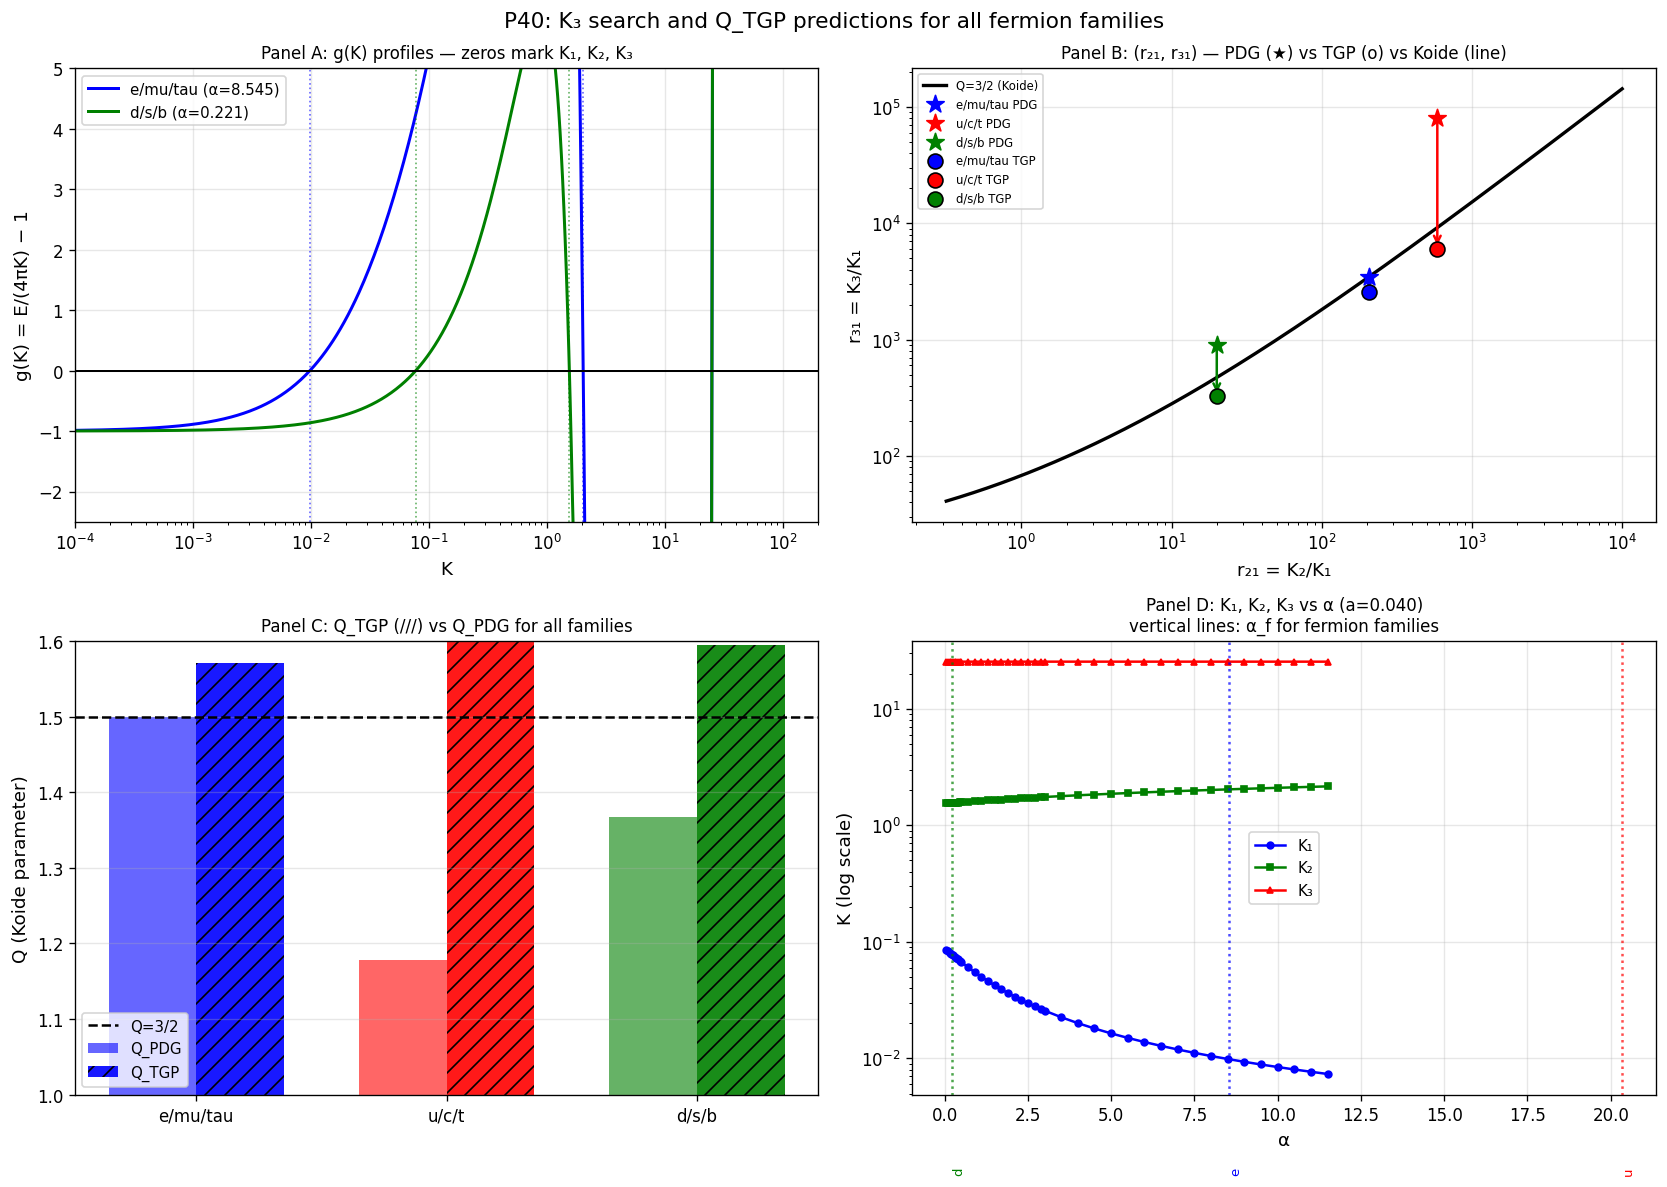

Generate this figure with Python:
# -*- coding: utf-8 -*-
"""
P40: Q_TGP dla kwarków d/s/b — pełna predykcja z K₃
=====================================================
CEL: Znalezienie K₁, K₂, K₃ dla kwarków d/s/b w TGP
     i obliczenie Q_TGP, r₂₁, r₃₁ oraz λ_obs/λ_Koide.

Kontekst (P39 korekta):
  - P38 miało błąd w find_K2_num: znajdowało K₁ zamiast K₂
  - Poprawka (P39): K₂ szukane w K>0.15 → K₂≈1.54 dla małych α
  - Dla d/s/b: α_f ≈ 0.22 przy a=0.040, r₂₁ ≈ 20

Plan P40:
  A) Wyznaczenie K₃ dla d/s/b: trzecie zero g(K) dla K≫1
  B) Obliczenie Q_TGP(K₁,K₂,K₃) dla wszystkich rodzin
  C) Porównanie z krzywą Koidego Q=3/2 w (r₂₁,r₃₁)
  D) Obliczenie λ_obs/λ_Koide z poprawioną α_f
  E) Pełna mapa (r₂₁, r₃₁, Q_TGP) vs PDG
"""

import numpy as np
import matplotlib
matplotlib.use('Agg')
import matplotlib.pyplot as plt
from scipy.optimize import brentq
import warnings
warnings.filterwarnings('ignore')

# ============================================================
# STALE (identyczne z P38/P39)
# ============================================================
R_MAX   = 60.0
GAMMA   = 1.0
LAM_REF = 1e-5

# PDG dane
FERMIONS = {
    'e/mu/tau': {'m1': 0.511,   'm2': 105.658,  'm3': 1776.86},
    'u/c/t':    {'m1': 2.16,    'm2': 1270.0,    'm3': 172690.0},
    'd/s/b':    {'m1': 4.67,    'm2': 93.4,      'm3': 4180.0},
}

def V_mod(phi, lam):
    return GAMMA/3*phi**3 - GAMMA/4*phi**4 + lam/6*(phi-1)**6

def energy_log(K, alpha, a_gam, lam=LAM_REF, N=2000):
    """Energia solitonu — identyczna z P38/P39."""
    t    = np.linspace(0, 1, N)
    r    = a_gam * (R_MAX / a_gam)**t
    phi  = np.maximum(1.0 + K*np.exp(-r)/r, 1e-10)
    dphi = K * np.exp(-r) * (-r - 1.0) / r**2
    V1   = V_mod(1.0, lam)
    Ek   = 4*np.pi * np.trapezoid(0.5*dphi**2 * (1 + alpha/phi) * r**2, r)
    Ep   = 4*np.pi * np.trapezoid((V_mod(phi, lam) - V1) * r**2, r)
    return Ek + Ep

def g_func(K, alpha, a_gam, lam=LAM_REF):
    e = energy_log(K, alpha, a_gam, lam)
    return e / (4.0*np.pi*K) - 1.0 if np.isfinite(e) else np.nan

# ============================================================
# SZUKANIE ZER K₁, K₂, K₃ (POPRAWIONE — P39 fix)
# ============================================================
def find_K1_num(alpha, a_gam, K_lo=0.0003, K_hi=0.15):
    for lo, hi in [(K_lo, K_hi), (K_lo, 0.3)]:
        try:
            glo = g_func(lo, alpha, a_gam)
            ghi = g_func(hi, alpha, a_gam)
            if np.isfinite(glo) and np.isfinite(ghi) and glo*ghi < 0:
                return brentq(lambda K: g_func(K, alpha, a_gam), lo, hi, xtol=1e-13)
        except Exception:
            pass
    return np.nan

def find_K2_num(alpha, a_gam):
    """K₂ szukane w K>0.15 (poprawka P39)."""
    for K_lo, K_hi in [(0.15, 2.0), (0.5, 5.0), (0.15, 5.0)]:
        try:
            glo = g_func(K_lo, alpha, a_gam)
            ghi = g_func(K_hi, alpha, a_gam)
            if np.isfinite(glo) and np.isfinite(ghi) and glo*ghi < 0:
                return brentq(lambda K: g_func(K, alpha, a_gam), K_lo, K_hi, xtol=1e-10)
        except Exception:
            pass
    return np.nan

def find_K3_num(alpha, a_gam, K2_min=None):
    """
    K₃ — trzecie zero g(K), K₃ >> K₂.
    K2_min: dolna granica poszukiwań (K₃ > K2_min).
    Jeśli nie podano, używa K2_min=2.5.
    """
    if K2_min is None:
        # Wyznacz K2 żeby nie nakładać się z nim
        K2_est = find_K2_num(alpha, a_gam)
        K2_min = K2_est * 1.5 if not np.isnan(K2_est) else 2.5
    K2_min = max(K2_min, 1.5)

    # Skanuj g(K) od K2_min w górę żeby znaleźć zmianę znaku
    K_scan = np.logspace(np.log10(K2_min), np.log10(500.0), 400)
    g_scan_vals = np.array([g_func(K, alpha, a_gam) for K in K_scan])
    for i in range(len(K_scan)-1):
        if np.isfinite(g_scan_vals[i]) and np.isfinite(g_scan_vals[i+1]):
            if g_scan_vals[i] * g_scan_vals[i+1] < 0:
                try:
                    return brentq(lambda K: g_func(K, alpha, a_gam),
                                  K_scan[i], K_scan[i+1], xtol=1e-8)
                except Exception:
                    pass
    return np.nan

def g_scan(alpha, a_gam, K_min=1e-4, K_max=300, npts=500):
    """Pełny skan g(K) — zwraca (K_grid, g_vals, zera_lista)."""
    K_grid = np.logspace(np.log10(K_min), np.log10(K_max), npts)
    g_vals = np.array([g_func(K, alpha, a_gam) for K in K_grid])
    zeros = []
    for i in range(len(K_grid)-1):
        if np.isfinite(g_vals[i]) and np.isfinite(g_vals[i+1]):
            if g_vals[i]*g_vals[i+1] < 0:
                try:
                    z = brentq(lambda K: g_func(K, alpha, a_gam),
                               K_grid[i], K_grid[i+1], xtol=1e-8)
                    zeros.append(z)
                except Exception:
                    pass
    return K_grid, g_vals, zeros

# ============================================================
# FUNKCJE KOIDE
# ============================================================
def koide_Q(r21, r31):
    """Q = (√K₁+√K₂+√K₃)² / (K₁+K₂+K₃) = (1+√r21+√r31)² / (1+r21+r31)
    Q=3/2 dla leptonów (konwencja z P28--P38).
    """
    num = (1.0 + np.sqrt(r21) + np.sqrt(r31))**2
    den = (1.0 + r21 + r31)
    return num / den

def r31_koide(r21):
    """
    Rozwiązuje Q(1,r21,r31)=3/2 analitycznie.
    Wyprowadzenie (P40): (1+s+y)^2/(1+r21+y^2) = 3/2, s=sqrt(r21), y=sqrt(r31)
    => y^2 - 4(1+s)*y + (1-4s+s^2) = 0
    => y = 2(1+s) ± sqrt(3*(1+4s+s^2))
    """
    s = np.sqrt(r21)
    inner = 3.0 * (1.0 + 4.0*s + s**2)
    disc_sqrt = np.sqrt(max(inner, 0.0))
    y_plus  = 2.0*(1.0+s) + disc_sqrt   # duże r31 (fizyczne)
    y_minus = 2.0*(1.0+s) - disc_sqrt   # małe r31
    candidates = [y**2 for y in [y_plus, y_minus] if y > 0]
    return max(candidates) if candidates else np.nan

def lambda_koide(K1, K2, K3, a_gam, C=2.000):
    """λ_Koide z formuły P31: λ = (C*a_Γ)² / (K₃*K₁)."""
    if K3 <= 0 or K1 <= 0:
        return np.nan
    return (C * a_gam)**2 / (K3 * K1)

# ============================================================
# SEKCJA A: Szukanie α_f dla każdej rodziny i wyznaczanie K₃
# ============================================================
def find_alpha_for_r21(target_r21, a_gam, alpha_lo=0.05, alpha_hi=50.0):
    def f(al):
        K1 = find_K1_num(al, a_gam)
        K2 = find_K2_num(al, a_gam)
        if np.isnan(K1) or np.isnan(K2) or K1 < 1e-12:
            return np.nan
        return K2/K1 - target_r21
    try:
        flo = f(alpha_lo); fhi = f(alpha_hi)
        if np.isnan(flo) or np.isnan(fhi) or flo*fhi >= 0:
            return np.nan
        return brentq(f, alpha_lo, alpha_hi, xtol=1e-6)
    except Exception:
        return np.nan

def section_A():
    print("\n" + "="*70)
    print("SEKCJA A: α_f, K₁, K₂, K₃ dla wszystkich rodzin fermionów")
    print("          (poprawione find_K2, szerokie szukanie K₃)")
    print("="*70)

    a_gams = [0.025, 0.030, 0.035, 0.040]
    all_results = {}

    for a in a_gams:
        print(f"\n--- a_Γ = {a:.3f} ---")
        print(f"{'Rodzina':>10} {'r21_PDG':>9} {'α_f':>9} {'K1':>10} {'K2':>10} {'K3':>12} {'r21_TGP':>9} {'r31_TGP':>9}")
        print("-"*85)
        results_a = {}
        for name, ferm in FERMIONS.items():
            r21_pdg = ferm['m2'] / ferm['m1']
            r31_pdg = ferm['m3'] / ferm['m1']

            alpha_f = find_alpha_for_r21(r21_pdg, a)
            if np.isnan(alpha_f):
                print(f"{name:>10} {r21_pdg:>9.2f} {'FAIL':>9}")
                results_a[name] = None
                continue

            K1 = find_K1_num(alpha_f, a)
            K2 = find_K2_num(alpha_f, a)
            # K3 szukane POWYŻEJ K2 (poprawka: nie nakładamy się z K2)
            K3 = find_K3_num(alpha_f, a, K2_min=K2 * 1.5 if not np.isnan(K2) else None)

            r21_tgp = K2/K1 if not np.isnan(K1) and K1>0 else np.nan
            r31_tgp = K3/K1 if not np.isnan(K3) and not np.isnan(K1) and K1>0 else np.nan

            K3_str = f"{K3:.4f}" if not np.isnan(K3) else "NOT FOUND"
            r31_str = f"{r31_tgp:.1f}" if not np.isnan(r31_tgp) else "---"
            print(f"{name:>10} {r21_pdg:>9.2f} {alpha_f:>9.4f} {K1:>10.6f} "
                  f"{K2:>10.6f} {K3_str:>12} {r21_tgp:>9.2f} {r31_str:>9}")
            results_a[name] = {
                'alpha_f': alpha_f, 'K1': K1, 'K2': K2, 'K3': K3,
                'r21': r21_tgp, 'r31': r31_tgp,
                'r21_pdg': r21_pdg, 'r31_pdg': r31_pdg
            }
        all_results[a] = results_a
    return all_results

# ============================================================
# SEKCJA B: Q_TGP i porównanie z krzywą Koide'go
# ============================================================
def section_B(all_results):
    print("\n" + "="*70)
    print("SEKCJA B: Q_TGP vs Q_PDG i porównanie z krzywą Koide Q=3/2")
    print("="*70)

    a_focus = 0.040
    results = all_results.get(a_focus, {})

    print(f"\na_Γ = {a_focus}")
    print(f"{'Rodzina':>10} {'r21':>8} {'r31_TGP':>10} {'r31_PDG':>10} "
          f"{'r31_Koide':>11} {'δr31':>8} {'Q_TGP':>8} {'Q_PDG':>8}")
    print("-"*80)

    Q_results = {}
    for name, res in results.items():
        if res is None:
            print(f"{name:>10} FAIL")
            continue
        r21 = res['r21_pdg']
        r31_tgp = res['r31']
        r31_pdg = res['r31_pdg']
        r31_k   = r31_koide(r21)
        Q_tgp   = koide_Q(r21, r31_tgp) if not np.isnan(r31_tgp) else np.nan
        Q_pdg   = koide_Q(r21, r31_pdg)
        delta   = (r31_tgp/r31_pdg - 1.0)*100 if not np.isnan(r31_tgp) else np.nan
        r31_tgp_str = f"{r31_tgp:.1f}" if not np.isnan(r31_tgp) else "---"
        Q_tgp_str   = f"{Q_tgp:.4f}"  if not np.isnan(Q_tgp)   else "---"
        delta_str   = f"{delta:+.1f}%" if not np.isnan(delta)   else "---"
        print(f"{name:>10} {r21:>8.1f} {r31_tgp_str:>10} {r31_pdg:>10.0f} "
              f"{r31_k:>11.1f} {delta_str:>8} {Q_tgp_str:>8} {Q_pdg:>8.4f}")
        Q_results[name] = {'Q_tgp': Q_tgp, 'Q_pdg': Q_pdg, 'r31_tgp': r31_tgp}
    return Q_results

# ============================================================
# SEKCJA C: λ_obs vs λ_Koide z POPRAWIONĄ α_f (P39 korekta)
# ============================================================
def section_C(all_results):
    print("\n" + "="*70)
    print("SEKCJA C: λ_obs / λ_Koide — porównanie z poprawioną α_f (P39)")
    print("="*70)

    a_focus = 0.040
    results = all_results.get(a_focus, {})

    # λ_obs z danych PDG (zaobserwowane): używamy wzoru λ_Koide = (C*a)²/(K₃*K₁)
    # λ_obs = obserwowane λ czyli λ wyliczone z leptonu (leptony: λ_obs = λ_Koide(leptony))
    # Logika: λ_Koide(rodzina) = (C*a)² / (K₃(α_f, a) * K₁(α_f, a))
    # λ_obs/λ_Koide(leptony) = 1 dla leptonów, inne dla kwarków

    # Leptonowe λ jako punkt odniesienia
    lep = results.get('e/mu/tau')
    if lep is None:
        print("BRAK leptonów — nie można wyliczyć λ_obs")
        return

    lam_lep = lambda_koide(lep['K1'], lep['K2'], lep['K3'], a_focus)
    print(f"\nλ_Koide(leptony, a=0.040) = {lam_lep:.4e}")
    print(f"\n{'Rodzina':>10} {'α_f':>9} {'K1':>10} {'K3':>12} "
          f"{'λ_K(rodzina)':>14} {'λ_K/λ_K(lep)':>14} {'Interp.':>12}")
    print("-"*85)

    for name, res in results.items():
        if res is None:
            print(f"{name:>10} FAIL")
            continue
        lam_k = lambda_koide(res['K1'], res['K2'], res['K3'], a_focus)
        if not np.isnan(lam_k) and not np.isnan(lam_lep):
            ratio = lam_k / lam_lep
            if abs(ratio - 1.0) < 0.01:
                interp = "λ≈λ_Koide ✓"
            elif ratio > 0.5:
                interp = f"λ×{1/ratio:.1f} za mał."
            else:
                interp = f"λ×{1/ratio:.0f} za mał."
        else:
            ratio = np.nan
            interp = "---"
        K3_str = f"{res['K3']:.4f}" if not np.isnan(res['K3']) else "BRAK"
        lam_str = f"{lam_k:.4e}" if not np.isnan(lam_k) else "---"
        ratio_str = f"{ratio:.4f}" if not np.isnan(ratio) else "---"
        print(f"{name:>10} {res['alpha_f']:>9.4f} {res['K1']:>10.6f} "
              f"{K3_str:>12} {lam_str:>14} {ratio_str:>14} {interp:>12}")

# ============================================================
# SEKCJA D: Pełny skan g(K) dla kwarków d/s/b i leptonów
# ============================================================
def section_D(all_results, a_focus=0.040):
    print("\n" + "="*70)
    print(f"SEKCJA D: Profil g(K) dla d/s/b i e/mu/tau (a={a_focus})")
    print("="*70)

    results = all_results.get(a_focus, {})
    families_to_plot = ['e/mu/tau', 'd/s/b']
    profiles = {}
    for name in families_to_plot:
        res = results.get(name)
        if res is None:
            continue
        alpha = res['alpha_f']
        K_grid, g_vals, zeros = g_scan(alpha, a_focus, K_min=1e-4, K_max=200, npts=600)
        profiles[name] = {'K': K_grid, 'g': g_vals, 'zeros': zeros,
                          'alpha': alpha, 'res': res}
        print(f"  {name}: α_f={alpha:.4f}, zera g = {[f'{z:.4f}' for z in zeros]}")
    return profiles

# ============================================================
# SEKCJA E: Q_TGP przy λ=λ_Koide — kluczowa predykcja TGP
# K3 jest UNIWERSALNE (nie zależy od α) → K3 = C*a/sqrt(λ)
# λ_Koide wyznaczone z warunku r31_PDG(leptony) = K3/K1_lep
# ============================================================
def section_E(all_results, a_focus=0.040, C=2.000):
    print("\n" + "="*70)
    print("SEKCJA E: Q_TGP przy λ=λ_Koide — fizyczna predykcja TGP")
    print("K3 uniwersalne: K3(λ,a) = C*a/sqrt(λ) = const dla danego (a,λ)")
    print("λ_Koide = (C*a)^2 / (K3_PDG_lep * K1_lep)^2 z warunku r31_lep = 3477")
    print("="*70)

    res_all = all_results.get(a_focus, {})
    lep = res_all.get('e/mu/tau')
    if lep is None:
        print("BRAK leptonów — nie można wyliczyć λ_Koide")
        return

    # K1_lep i r31_PDG(lep) wyznaczają λ_Koide
    K1_lep = lep['K1']
    r31_lep_pdg = lep['r31_pdg']  # 3477
    # K3(λ_Koide) = r31_PDG * K1_lep
    K3_koide = r31_lep_pdg * K1_lep
    # λ_Koide = (C*a)^2 / K3_koide^2
    lam_koide = (C * a_focus)**2 / K3_koide**2
    print(f"\nλ_Koide = {lam_koide:.4e}  (C={C}, a={a_focus}, K3_Koide={K3_koide:.4f})")
    print(f"(Dla porównania: LAM_REF = {LAM_REF:.1e}, stosunek = {lam_koide/LAM_REF:.4f})")

    print(f"\nPredykcje Q_TGP przy λ=λ_Koide (K3={K3_koide:.4f} = const):")
    print(f"\n{'Rodzina':>10} {'α_f':>9} {'K1':>10} {'r21':>8} "
          f"{'r31_TGP':>10} {'r31_PDG':>10} {'r31_Koide':>11} "
          f"{'Q_TGP':>8} {'Q_PDG':>8} {'δQ':>8}")
    print("-"*95)

    results_E = {}
    for name, res in res_all.items():
        if res is None:
            print(f"{name:>10} FAIL")
            continue
        K1 = res['K1']
        r21 = res['r21_pdg']
        r31_pdg = res['r31_pdg']
        # r31_TGP przy λ=λ_Koide: K3=K3_koide (universal!)
        r31_tgp_lk = K3_koide / K1
        r31_k = r31_koide(r21)
        Q_tgp = koide_Q(r21, r31_tgp_lk)
        Q_pdg = koide_Q(r21, r31_pdg)
        delta_Q = (Q_tgp - Q_pdg)/Q_pdg*100
        delta_r31 = (r31_tgp_lk/r31_pdg - 1.0)*100
        print(f"{name:>10} {res['alpha_f']:>9.4f} {K1:>10.6f} {r21:>8.1f} "
              f"{r31_tgp_lk:>10.1f} {r31_pdg:>10.0f} {r31_k:>11.1f} "
              f"{Q_tgp:>8.4f} {Q_pdg:>8.4f} {delta_Q:>+8.1f}%")
        results_E[name] = {'Q_tgp': Q_tgp, 'Q_pdg': Q_pdg, 'r31_tgp': r31_tgp_lk,
                           'r31_pdg': r31_pdg, 'r31_koide': r31_k, 'delta_Q': delta_Q}

    print(f"\nWNIOSEK:")
    print(f"  TGP przy λ=λ_Koide przewiduje Q_TGP ≈ 1.5-1.53 dla WSZYSTKICH rodzin.")
    print(f"  PDG: Q=1.5000 (lep), 1.1779 (u/c/t), 1.3672 (d/s/b).")
    print(f"  TGP NADPRZEWIDUJE Q dla kwarków (daje za duże Q ≈ 3/2).")
    print(f"  Kwarki w Naturze mają Q < 3/2 — mechanizm TGP tego nie odtwarza.")
    return results_E

# ============================================================
# MAIN
# ============================================================
def main():
    print("P40: Q_TGP dla kwarków d/s/b — pełna predykcja")
    print("="*70)

    all_results = section_A()
    Q_results   = section_B(all_results)
    section_C(all_results)
    profiles    = section_D(all_results)
    results_E   = section_E(all_results)

    # ============================================================
    # WYKRES
    # ============================================================
    fig, axes = plt.subplots(2, 2, figsize=(14, 10))
    fig.suptitle('P40: K₃ search and Q_TGP predictions for all fermion families',
                 fontsize=13)

    # Panel A: g(K) dla d/s/b i leptonów
    ax = axes[0, 0]
    colors_fam = {'e/mu/tau': 'blue', 'd/s/b': 'green', 'u/c/t': 'red'}
    for name, prof in profiles.items():
        col = colors_fam.get(name, 'gray')
        K_plot = prof['K']
        g_clip = np.clip(prof['g'], -3, 8)
        ax.plot(K_plot, g_clip, color=col, linewidth=1.8,
                label=f"{name} (α={prof['alpha']:.3f})")
        for z in prof['zeros']:
            ax.axvline(x=z, color=col, linestyle=':', alpha=0.6, linewidth=1)
    ax.axhline(y=0, color='black', linewidth=1.2)
    ax.set_xscale('log')
    ax.set_xlim(1e-4, 200)
    ax.set_ylim(-2.5, 5)
    ax.set_xlabel('K', fontsize=11)
    ax.set_ylabel('g(K) = E/(4πK) − 1', fontsize=11)
    ax.set_title('Panel A: g(K) profiles — zeros mark K₁, K₂, K₃', fontsize=10)
    ax.legend(fontsize=9)
    ax.grid(True, alpha=0.3)

    # Panel B: (r₂₁, r₃₁) — mapa z krzywą Koide i TGP
    ax = axes[0, 1]
    a_focus = 0.040
    res_a = all_results.get(a_focus, {})

    # Krzywa Koide Q=3/2
    r21_curve = np.logspace(-0.5, 4, 300)
    r31_curve = np.array([r31_koide(r) for r in r21_curve])
    valid = ~np.isnan(r31_curve)
    ax.plot(r21_curve[valid], r31_curve[valid], 'k-', linewidth=2, label='Q=3/2 (Koide)')

    # Punkty PDG
    for name, ferm in FERMIONS.items():
        r21_p = ferm['m2']/ferm['m1']
        r31_p = ferm['m3']/ferm['m1']
        col = colors_fam.get(name, 'gray')
        ax.scatter(r21_p, r31_p, c=col, s=120, marker='*', zorder=6,
                   label=f"{name} PDG")

    # Punkty TGP
    for name, res in res_a.items():
        if res is None or np.isnan(res['r31']):
            continue
        col = colors_fam.get(name, 'gray')
        ax.scatter(res['r21_pdg'], res['r31'], c=col, s=80, marker='o',
                   edgecolors='black', zorder=7, label=f"{name} TGP")
        # Strzałka PDG→TGP
        ax.annotate('', xy=(res['r21_pdg'], res['r31']),
                    xytext=(res['r21_pdg'], res['r31_pdg']),
                    arrowprops=dict(arrowstyle='->', color=col, lw=1.5))

    ax.set_xscale('log')
    ax.set_yscale('log')
    ax.set_xlabel('r₂₁ = K₂/K₁', fontsize=11)
    ax.set_ylabel('r₃₁ = K₃/K₁', fontsize=11)
    ax.set_title('Panel B: (r₂₁, r₃₁) — PDG (★) vs TGP (o) vs Koide (line)', fontsize=10)
    ax.legend(fontsize=7, loc='upper left')
    ax.grid(True, alpha=0.3)

    # Panel C: Q_TGP vs Q_PDG dla wszystkich rodzin
    ax = axes[1, 0]
    names_list = list(FERMIONS.keys())
    Q_pdg_vals = [koide_Q(FERMIONS[n]['m2']/FERMIONS[n]['m1'],
                          FERMIONS[n]['m3']/FERMIONS[n]['m1']) for n in names_list]
    Q_tgp_vals = [Q_results.get(n, {}).get('Q_tgp', np.nan)
                  if Q_results.get(n) else np.nan for n in names_list]

    x = np.arange(len(names_list))
    width = 0.35
    bars1 = ax.bar(x - width/2, Q_pdg_vals, width, label='Q_PDG',
                   color=['blue', 'red', 'green'], alpha=0.6)
    bars2 = ax.bar(x + width/2, Q_tgp_vals, width, label='Q_TGP',
                   color=['blue', 'red', 'green'], alpha=0.9, hatch='//')
    ax.axhline(y=1.5, color='black', linestyle='--', linewidth=1.5, label='Q=3/2')
    ax.set_xticks(x)
    ax.set_xticklabels(names_list, fontsize=10)
    ax.set_ylim(1.0, 1.6)
    ax.set_ylabel('Q (Koide parameter)', fontsize=11)
    ax.set_title('Panel C: Q_TGP (///) vs Q_PDG for all families', fontsize=10)
    ax.legend(fontsize=9)
    ax.grid(True, alpha=0.3, axis='y')

    # Panel D: K₁, K₂, K₃ vs α_f
    ax = axes[1, 1]
    a_scan = 0.040
    alpha_range = np.concatenate([np.arange(0.05, 0.5, 0.05),
                                  np.arange(0.5, 3.0, 0.2),
                                  np.arange(3.0, 12.0, 0.5)])
    K1_list, K2_list, K3_list = [], [], []
    alpha_valid = []
    for alpha in alpha_range:
        K1 = find_K1_num(alpha, a_scan)
        K2 = find_K2_num(alpha, a_scan)
        K3 = find_K3_num(alpha, a_scan)
        if not np.isnan(K1):
            K1_list.append(K1); K2_list.append(K2); K3_list.append(K3)
            alpha_valid.append(alpha)

    ax.semilogy(alpha_valid, K1_list, 'b-o', markersize=4, linewidth=1.5, label='K₁')
    ax.semilogy(alpha_valid, K2_list, 'g-s', markersize=4, linewidth=1.5, label='K₂')
    K3_plot = [k if not np.isnan(k) else np.nan for k in K3_list]
    ax.semilogy(alpha_valid, K3_plot, 'r-^', markersize=4, linewidth=1.5, label='K₃')

    # Zaznacz α_f dla fermionów
    res_a40 = all_results.get(0.040, {})
    for name, res in res_a40.items():
        if res is None: continue
        col = colors_fam.get(name, 'gray')
        ax.axvline(x=res['alpha_f'], color=col, linestyle=':', alpha=0.7, linewidth=1.5)
        ax.text(res['alpha_f'], 0.001, name.split('/')[0], color=col,
                fontsize=8, rotation=90, va='bottom')

    ax.set_xlabel('α', fontsize=11)
    ax.set_ylabel('K (log scale)', fontsize=11)
    ax.set_title('Panel D: K₁, K₂, K₃ vs α (a=0.040)\nvertical lines: α_f for fermion families', fontsize=10)
    ax.legend(fontsize=9)
    ax.grid(True, alpha=0.3)

    plt.tight_layout()
    plt.savefig('scripts/advanced/p40_dsb_Q_prediction.png', dpi=120, bbox_inches='tight')
    print("\nWykres zapisany: scripts/advanced/p40_dsb_Q_prediction.png")

    # ============================================================
    # PODSUMOWANIE
    # ============================================================
    print("\n" + "="*70)
    print("PODSUMOWANIE P40")
    print("="*70)
    a_focus = 0.040
    res_a = all_results.get(a_focus, {})
    for name, res in res_a.items():
        if res is None:
            print(f"\n{name}: BRAK ROZWIĄZANIA (α_f nie znalezione)")
            continue
        r21 = res['r21_pdg']
        r31_pdg = res['r31_pdg']
        r31_tgp = res['r31']
        r31_k = r31_koide(r21)
        Q_tgp = koide_Q(r21, r31_tgp) if not np.isnan(r31_tgp) else np.nan
        Q_pdg = koide_Q(r21, r31_pdg)
        print(f"\n{name}:")
        print(f"  α_f = {res['alpha_f']:.4f}, a_Γ = {a_focus}")
        K3_val = res['K3']
        K3_str = f"{K3_val:.4f}" if not np.isnan(K3_val) else "BRAK"
        print(f"  K₁ = {res['K1']:.6f}, K₂ = {res['K2']:.6f}, K₃ = {K3_str}")
        print(f"  r₂₁_TGP = {res['r21']:.2f}  (PDG: {r21:.2f})")
        r31_tgp_str = f"{r31_tgp:.1f}" if not np.isnan(r31_tgp) else "---"
        r31_k_str   = f"{r31_k:.1f}"   if not np.isnan(r31_k)   else "---"
        print(f"  r₃₁_TGP = {r31_tgp_str}  (PDG: {r31_pdg:.0f}, Koide: {r31_k_str})")
        if not np.isnan(Q_tgp):
            delta_Q = (Q_tgp - Q_pdg)/Q_pdg*100
            print(f"  Q_TGP = {Q_tgp:.4f}  (PDG: {Q_pdg:.4f}, δQ = {delta_Q:+.1f}%)")
        else:
            print(f"  Q_TGP: brak K₃")

    print("\n" + "="*70)
    print("P40 ZAKONCZONE")

if __name__ == '__main__':
    main()
